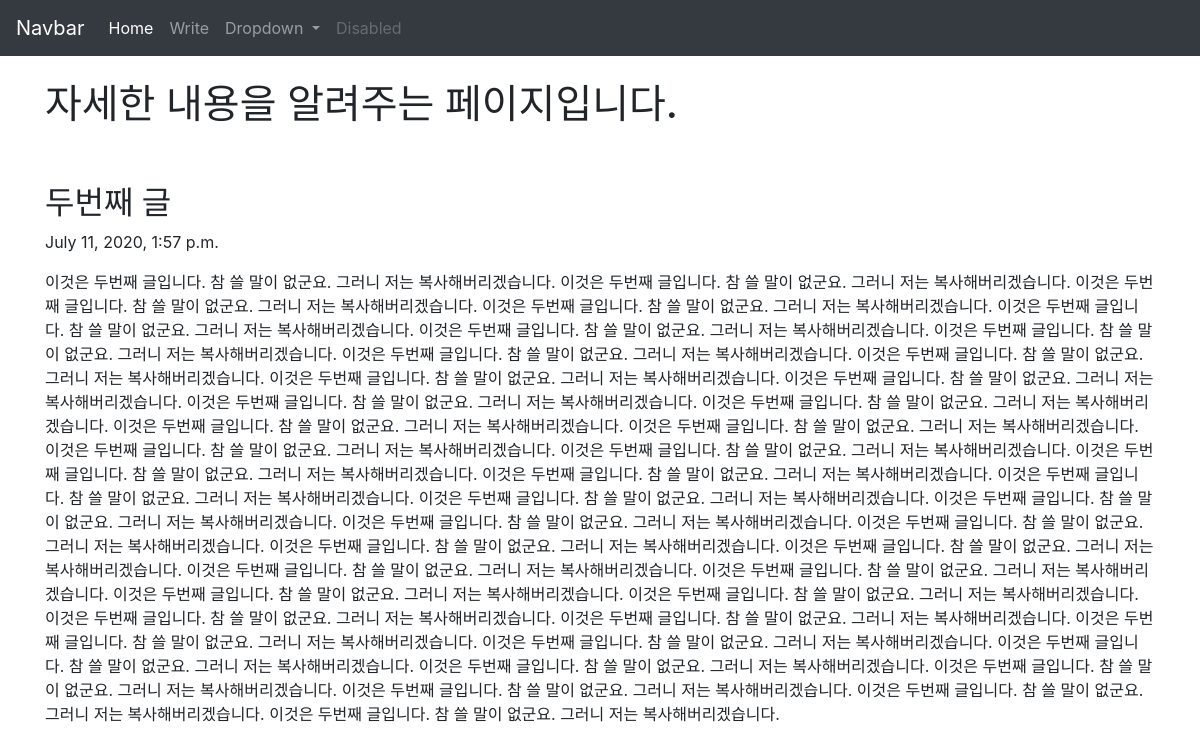
The app's page /blog/2/ with its own data.
### blogapp/models.py (models this page shows, shortened)
class Blog(models.Model):
    title = models.CharField(max_length=200)
    pub_date = models.DateTimeField('date published')
    body = models.TextField()

### blogapp/views.py (the view)
# urls.py: path('<int:blog_id>/', blogapp.views.detail, name="detail"),
def detail(request, blog_id):
    details = get_object_or_404(Blog, pk=blog_id)
    return render(request, 'detail.html', {'details':details})

### blogapp/templates/detail.html
{% extends 'base.html' %}
{% block contents %}
<body>
<br>
    <div class="container">
        <h1> 자세한 내용을 알려주는 페이지입니다. </h1>
        <br><br>
        <h2>{{details.title}}</h2>
        <p>{{details.pub_date}}</p>
        <p>{{details.body}}</p>
    </div>
</body>
{% endblock %}

### records on screen
Blog: title "두번째 글", pub_date "July 11, 2020, 1:57 p.m.", body "이것은 두번째 글입니다. 참 쓸 말이 없군요. 그러니 저는 복사해버리겠습니다. 이것은 두번째 글입니다. 참 쓸 말이 없군요. 그러니 저는 복사해버리겠습니다. 이것은 두번째 글입니다. 참 쓸 말이 없군요. 그러니 저는 복사해버리겠습니다. 이것은 두번째 글입니다. 참 쓸 말이 없군요. 그러니 저는 복사해버리겠습니다. 이것은 두번째 글입니다. 참 쓸 말이 없군요. 그러니 저는 복사해버리겠습니다. 이것은 두번째 글입니다. 참 쓸 말이 없군요. 그러니 저는 복사해버리겠습니다. 이것은 두번째 글입니다. 참 쓸 말이 없군요. 그러니 저는 복사해버리겠습니다. 이것은 두번째 글입니다. 참 쓸 말이 없군요. 그러니 저는 복사해버리겠습니다. 이것은 두번째 글입니다. 참 쓸 말이 없군요. 그러니 저는 복사해버리겠습니다. 이것은 두번째 글입니다. 참 쓸 말이 없군요. 그러니 저는 복사해버리겠습니다. 이것은 두번째 글입니다. 참 쓸 말이 없군요. 그러니 저는 복사해버리겠습니다. 이것은 두번째 글입니다. 참 쓸 말이 없군요. 그러니 저는 복사해버리겠습니다. 이것은 두번째 글입니다. 참 쓸 말이 없군요. 그러니 저는 복사해버리겠습니다. 이것은 두번째 글입니다. 참 쓸 말이 없군요. 그러니 저는 복사해버리겠습니다. 이것은 두번째 글입니다. 참 쓸 말이 없군요. 그러니 저는 복사해버리겠습니다. 이것은 두번째 글입니다. 참 쓸 말이 없군요. 그러니 저는…"
